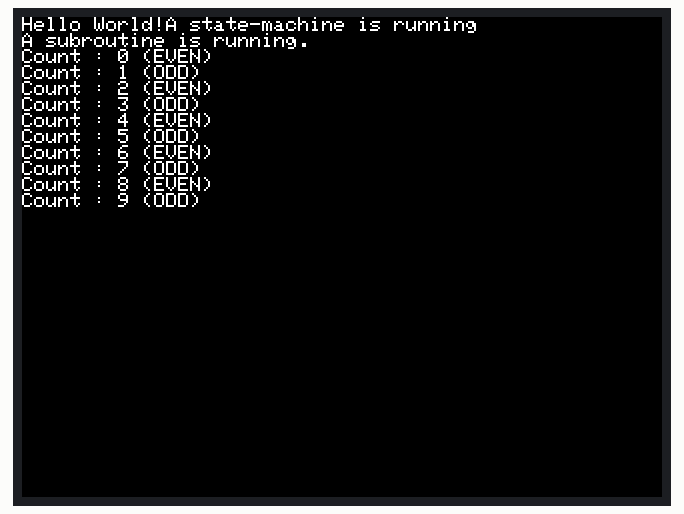
Simulated run of this sketch. Board: ESP32. On the bench: 320×240 colour display.

Above: at 0.2 s.

The sketch:

sketch_test00.ino
```cpp
#include <M5Stack.h>
#include "TestControl.hpp"

TestControl *m_testControl;

void setup() {
  M5.begin();
  M5.Lcd.print("Hello World!");

  m_testControl = new TestControl();
  m_testControl->Start();
}

void loop() {
  // put your main code here, to run repeatedly:
  if (!m_testControl->IsEnd())
  {
    m_testControl->Update();
  }
}
```

TestControl.hpp
```cpp
#pragma once
#include <cstdio>
#include <string>
#include <cstdlib>
using namespace std;

class TestControl
{
    void m5_printf(const char *a)
    {
        M5.Lcd.print(a);
    }
    void m5_printf(const char *a, int i)
    {
        char buf[256];
        sprintf(buf,a,i);
        M5.Lcd.print(buf);
    }

    void m5_exit(int n)
    {
        ESP.restart();
    }

    //region manager
private:
    string m_curstate;
    string m_nextstate;
    bool   m_bNoWait;

    static const int CALL_STACK_MAX = 10;
    const char* m_callstack[CALL_STACK_MAX];
    int m_callstack_level = 0;

    void update() {
        while(true) {
            bool bFirst;
            m_bNoWait = false;
            if (m_nextstate.size()!=0) {
                m_curstate = m_nextstate;
                m_nextstate.clear();
                bFirst = true;
            }
            if (m_curstate.size()!=0) {
                execute_state(m_curstate, bFirst);
            }
            if (!m_bNoWait) break;
        }
    }
    void Goto(const char* st)        { m_nextstate = st;                                 }
    bool CheckState(const char *st)  { return m_curstate == st;                          }
    bool HasNextState()              { return m_nextstate.size()!=0;                     }
    void NoWait()                    { m_bNoWait = true;                                 }
    void GoSubState(const char *sb, const char *nt)
    {
        if (m_callstack_level >= CALL_STACK_MAX - 1)
        {
            m5_printf("CALL STACK OVER FLOW\n");
            m5_exit(1);
        }
        m_callstack[m_callstack_level++] = nt;
        Goto(sb);
    }
    void ReturnState()
    {
        if (m_callstack_level <= 0)
        {
            printf("CALL STACK UNDER FLOW\n");
        }
        m_callstack_level--;
        const char *st = m_callstack[m_callstack_level];
        Goto(st);
    }
    //endregion manager

    //  Embed codes                              [SYN-G-GEN OUTPUT START] indent(4) $/^E_/$
    //             psggConverterLib.dll converted from psgg-file:TestControl.psgg


    //                                           [SYN-G-GEN OUTPUT END]

    //  states                                   [SYN-G-GEN OUTPUT START] indent(4) $/^S_/$
    //             psggConverterLib.dll converted from psgg-file:TestControl.psgg

    /*
        S_0001
    */
    void S_0001(bool bFirst)
    {
        if (bFirst)
        {
            m5_printf("A state-machine is running\n");
        }
        if (!HasNextState())
        {
            Goto("S_GOSUB");
        }
    }
    /*
        S_END
    */
    void S_END(bool bFirst)
    {
    }
    /*
        S_EVEN_OR_ODD
    */
    void S_EVEN_OR_ODD(bool bFirst)
    {
        if (m_i % 2 == 0) { Goto( "S_PRINT_EVEN" ); }
        else { Goto( "S_PRINT_ODD" ); }
    }
    /*
        S_GOSUB
    */
    void S_GOSUB(bool bFirst)
    {
        GoSubState("S_SUBSTART1","S_LOOP");
        NoWait();
    }
    /*
        S_LOOP
        Loop 10 times
    */
    int m_i;
    void S_LOOP(bool bFirst)
    {
        m_i=0;
        Goto("S_LOOP_LoopCheckAndGosub____");
        NoWait();
    }
    void S_LOOP_LoopCheckAndGosub____(bool bFirst)
    {
        if (m_i < 10) GoSubState("S_SUBSTART","S_LOOP_LoopNext____");
        else               Goto("S_END");
        NoWait();
    }
    void S_LOOP_LoopNext____(bool bFirst)
    {
        m_i++;
        Goto("S_LOOP_LoopCheckAndGosub____");
        NoWait();
    }
    /*
        S_PRINT_EVEN
    */
    void S_PRINT_EVEN(bool bFirst)
    {
        if (bFirst)
        {
            m5_printf("Count : %d (EVEN)\n",m_i);
        }
        if (!HasNextState())
        {
            Goto("S_SUBRETURN");
        }
    }
    /*
        S_PRINT_ODD
    */
    void S_PRINT_ODD(bool bFirst)
    {
        if (bFirst)
        {
            m5_printf("Count : %d (ODD)\n",m_i);
        }
        if (!HasNextState())
        {
            Goto("S_SUBRETURN");
        }
    }
    /*
        S_START
    */
    void S_START(bool bFirst)
    {
        Goto("S_0001");
        NoWait();
    }
    /*
        S_SUBRETURN
    */
    void S_SUBRETURN(bool bFirst)
    {
        ReturnState();
        NoWait();
    }
    /*
        S_SUBRETURN1
    */
    void S_SUBRETURN1(bool bFirst)
    {
        ReturnState();
        NoWait();
    }
    /*
        S_SUBSTART
    */
    void S_SUBSTART(bool bFirst)
    {
        Goto("S_EVEN_OR_ODD");
        NoWait();
    }
    /*
        S_SUBSTART1
    */
    void S_SUBSTART1(bool bFirst)
    {
        Goto("S_WORK");
        NoWait();
    }
    /*
        S_WORK
    */
    void S_WORK(bool bFirst)
    {
        if (bFirst)
        {
            m5_printf("A subroutine is running.\n");
        }
        if (!HasNextState())
        {
            Goto("S_SUBRETURN1");
        }
    }


    //                                           [SYN-G-GEN OUTPUT END]

	void execute_state(string &st, bool bFirst)
    {
        //                                       [SYN-G-GEN OUTPUT START] indent(8) $/^S_/->#execute_state$
        //             psggConverterLib.dll converted from psgg-file:TestControl.psgg

        if (st == "S_0001") { S_0001(bFirst); return; }
        if (st == "S_END") { S_END(bFirst); return; }
        if (st == "S_EVEN_OR_ODD") { S_EVEN_OR_ODD(bFirst); return; }
        if (st == "S_GOSUB") { S_GOSUB(bFirst); return; }
        if (st == "S_LOOP") { S_LOOP(bFirst); return; }
        if (st == "S_LOOP_LoopCheckAndGosub____") { S_LOOP_LoopCheckAndGosub____(bFirst); return; }
        if (st == "S_LOOP_LoopNext____")          { S_LOOP_LoopNext____(bFirst); return; }
        if (st == "S_PRINT_EVEN") { S_PRINT_EVEN(bFirst); return; }
        if (st == "S_PRINT_ODD") { S_PRINT_ODD(bFirst); return; }
        if (st == "S_START") { S_START(bFirst); return; }
        if (st == "S_SUBRETURN") { S_SUBRETURN(bFirst); return; }
        if (st == "S_SUBRETURN1") { S_SUBRETURN1(bFirst); return; }
        if (st == "S_SUBSTART") { S_SUBSTART(bFirst); return; }
        if (st == "S_SUBSTART1") { S_SUBSTART1(bFirst); return; }
        if (st == "S_WORK") { S_WORK(bFirst); return; }


        //                                       [SYN-G-GEN OUTPUT END]
    }

    // write your code here!

public:
    void Start()  { Goto("S_START");            }
    bool IsEnd()  { return CheckState("S_END"); }
    void Update() { update();                   }
};
```
